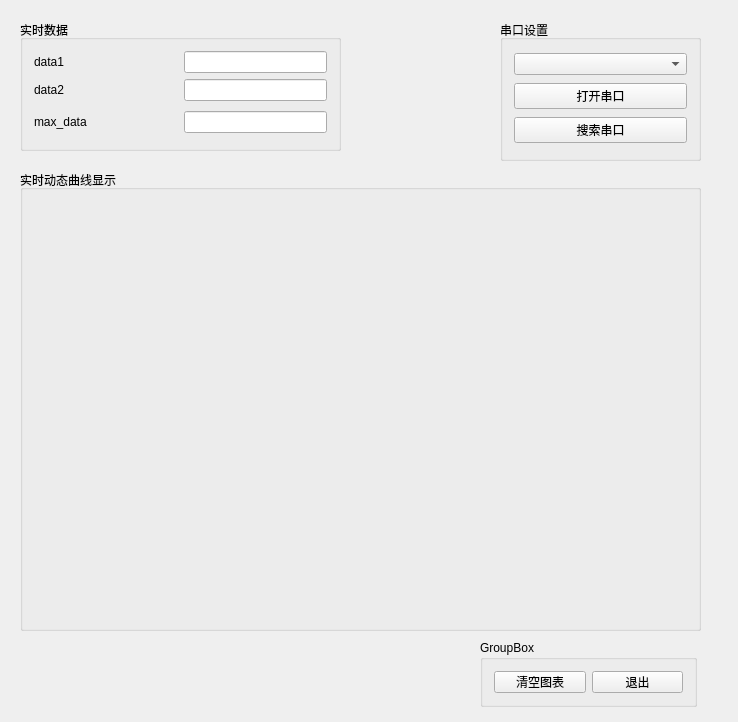
<?xml version="1.0" encoding="UTF-8"?>
<ui version="4.0">
 <class>Widget</class>
 <widget class="QWidget" name="Widget">
  <property name="geometry">
   <rect>
    <x>0</x>
    <y>0</y>
    <width>738</width>
    <height>722</height>
   </rect>
  </property>
  <property name="sizePolicy">
   <sizepolicy hsizetype="Expanding" vsizetype="Expanding">
    <horstretch>0</horstretch>
    <verstretch>0</verstretch>
   </sizepolicy>
  </property>
  <property name="minimumSize">
   <size>
    <width>584</width>
    <height>562</height>
   </size>
  </property>
  <property name="font">
   <font>
    <underline>true</underline>
   </font>
  </property>
  <property name="windowTitle">
   <string>Widget</string>
  </property>
  <widget class="QGroupBox" name="groupBox">
   <property name="geometry">
    <rect>
     <x>20</x>
     <y>20</y>
     <width>321</width>
     <height>131</height>
    </rect>
   </property>
   <property name="font">
    <font>
     <underline>false</underline>
    </font>
   </property>
   <property name="title">
    <string>实时数据</string>
   </property>
   <layout class="QGridLayout" name="gridLayout_4">
    <item row="0" column="0">
     <widget class="QLabel" name="lab_Humi">
      <property name="font">
       <font>
        <underline>false</underline>
       </font>
      </property>
      <property name="text">
       <string>data1    </string>
      </property>
     </widget>
    </item>
    <item row="0" column="1">
     <widget class="QLineEdit" name="line_Humi"/>
    </item>
    <item row="1" column="0">
     <widget class="QLabel" name="lab_Temp">
      <property name="font">
       <font>
        <underline>false</underline>
       </font>
      </property>
      <property name="text">
       <string>data2  </string>
      </property>
     </widget>
    </item>
    <item row="1" column="1">
     <widget class="QLineEdit" name="line_Temp"/>
    </item>
    <item row="2" column="0">
     <widget class="QLabel" name="lab_Max">
      <property name="sizePolicy">
       <sizepolicy hsizetype="Expanding" vsizetype="Expanding">
        <horstretch>0</horstretch>
        <verstretch>0</verstretch>
       </sizepolicy>
      </property>
      <property name="font">
       <font>
        <underline>false</underline>
       </font>
      </property>
      <property name="text">
       <string>max_data</string>
      </property>
     </widget>
    </item>
    <item row="2" column="1">
     <widget class="QLineEdit" name="line_Max"/>
    </item>
   </layout>
  </widget>
  <widget class="QGroupBox" name="groupBox_2">
   <property name="geometry">
    <rect>
     <x>500</x>
     <y>20</y>
     <width>201</width>
     <height>141</height>
    </rect>
   </property>
   <property name="sizePolicy">
    <sizepolicy hsizetype="Expanding" vsizetype="Preferred">
     <horstretch>0</horstretch>
     <verstretch>0</verstretch>
    </sizepolicy>
   </property>
   <property name="font">
    <font>
     <underline>false</underline>
    </font>
   </property>
   <property name="title">
    <string>串口设置</string>
   </property>
   <layout class="QGridLayout" name="gridLayout_2">
    <item row="2" column="0">
     <widget class="QPushButton" name="btn_search_port">
      <property name="font">
       <font>
        <underline>false</underline>
       </font>
      </property>
      <property name="text">
       <string>搜索串口</string>
      </property>
     </widget>
    </item>
    <item row="1" column="0">
     <widget class="QPushButton" name="btn_open_port">
      <property name="font">
       <font>
        <underline>false</underline>
       </font>
      </property>
      <property name="text">
       <string>打开串口</string>
      </property>
     </widget>
    </item>
    <item row="0" column="0">
     <widget class="QComboBox" name="comboBox"/>
    </item>
   </layout>
  </widget>
  <widget class="QGroupBox" name="groupBox_3">
   <property name="geometry">
    <rect>
     <x>20</x>
     <y>170</y>
     <width>681</width>
     <height>461</height>
    </rect>
   </property>
   <property name="sizePolicy">
    <sizepolicy hsizetype="Expanding" vsizetype="Expanding">
     <horstretch>0</horstretch>
     <verstretch>0</verstretch>
    </sizepolicy>
   </property>
   <property name="font">
    <font>
     <underline>false</underline>
    </font>
   </property>
   <property name="title">
    <string>实时动态曲线显示</string>
   </property>
   <layout class="QGridLayout" name="gridLayout_3">
    <item row="0" column="0">
     <widget class="QCustomPlot" name="widget_plot" native="true">
      <property name="sizePolicy">
       <sizepolicy hsizetype="Expanding" vsizetype="Expanding">
        <horstretch>0</horstretch>
        <verstretch>0</verstretch>
       </sizepolicy>
      </property>
     </widget>
    </item>
   </layout>
  </widget>
  <widget class="QGroupBox" name="groupBox_4">
   <property name="geometry">
    <rect>
     <x>480</x>
     <y>640</y>
     <width>217</width>
     <height>67</height>
    </rect>
   </property>
   <property name="sizePolicy">
    <sizepolicy hsizetype="Expanding" vsizetype="Expanding">
     <horstretch>0</horstretch>
     <verstretch>0</verstretch>
    </sizepolicy>
   </property>
   <property name="font">
    <font>
     <underline>false</underline>
    </font>
   </property>
   <property name="title">
    <string>GroupBox</string>
   </property>
   <layout class="QGridLayout" name="gridLayout">
    <item row="0" column="0">
     <widget class="QPushButton" name="pushButton_2">
      <property name="sizePolicy">
       <sizepolicy hsizetype="Minimum" vsizetype="Expanding">
        <horstretch>0</horstretch>
        <verstretch>0</verstretch>
       </sizepolicy>
      </property>
      <property name="font">
       <font>
        <underline>false</underline>
       </font>
      </property>
      <property name="text">
       <string>清空图表</string>
      </property>
     </widget>
    </item>
    <item row="0" column="1">
     <widget class="QPushButton" name="pushButton">
      <property name="sizePolicy">
       <sizepolicy hsizetype="Minimum" vsizetype="Expanding">
        <horstretch>0</horstretch>
        <verstretch>0</verstretch>
       </sizepolicy>
      </property>
      <property name="font">
       <font>
        <underline>false</underline>
       </font>
      </property>
      <property name="text">
       <string>退出</string>
      </property>
     </widget>
    </item>
   </layout>
  </widget>
 </widget>
 <layoutdefault spacing="6" margin="11"/>
 <customwidgets>
  <customwidget>
   <class>QCustomPlot</class>
   <extends>QWidget</extends>
   <header location="global">qcustomplot.h</header>
   <container>1</container>
  </customwidget>
 </customwidgets>
 <resources/>
 <connections/>
</ui>
